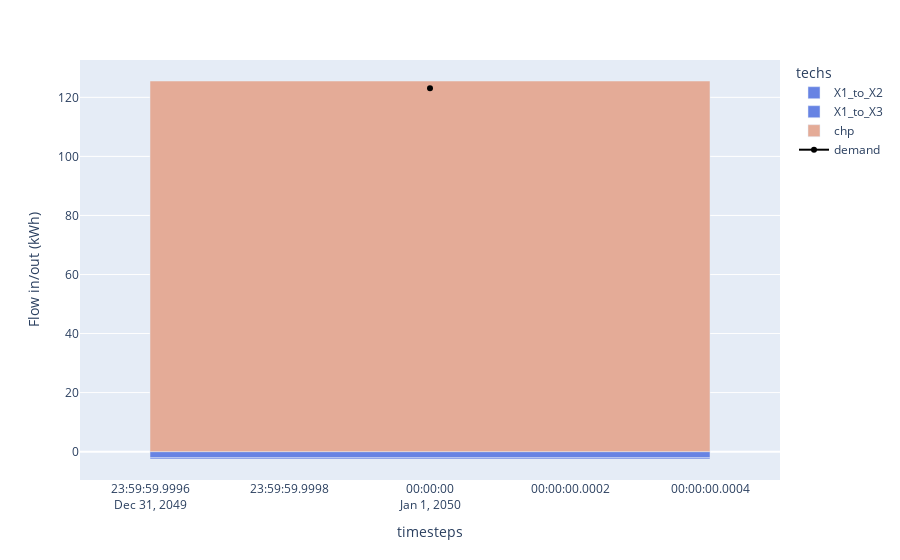

Notebook cell for this chart:
### Code cell
# We set the color mapping to use in all our plots by extracting the colors defined in the technology definitions of our model.
colors = model.inputs.color.to_series().to_dict()

df_electricity = (
    (model.results.flow_out.fillna(0) - model.results.flow_in.fillna(0))
    .sel(carriers="electricity")
    .sum("nodes")
    .to_series()
    .where(lambda x: x != 0)
    .dropna()
    .to_frame("Flow in/out (kWh)")
    .reset_index()
)
df_electricity_demand = df_electricity[df_electricity.techs == "demand_electricity"]
df_electricity_other = df_electricity[df_electricity.techs != "demand_electricity"]

print(df_electricity.head())

fig1 = px.bar(
    df_electricity_other,
    x="timesteps",
    y="Flow in/out (kWh)",
    color="techs",
    color_discrete_map=colors,
)
fig1.add_scatter(
    x=df_electricity_demand.timesteps,
    y=-1 * df_electricity_demand["Flow in/out (kWh)"],
    marker_color="black",
    name="demand",
)

### Figure 1 — Plotly figure (JSON) as saved in the notebook; plotly's stock layout.template omitted (floating-point values rounded to 4 significant figures)
{"data": [{"hovertemplate": "techs=X1_to_X2<br>timesteps=%{x}<br>Flow in/out (kWh)=%{y}<extra></extra>", "legendgroup": "X1_to_X2", "marker": {"color": "#6783E3", "pattern": {"shape": ""}}, "name": "X1_to_X2", "orientation": "v", "showlegend": true, "textposition": "auto", "type": "bar", "x": ["2050-01-01T00:00:00.000000000"], "xaxis": "x", "y": [-2.078], "yaxis": "y"}, {"hovertemplate": "techs=X1_to_X3<br>timesteps=%{x}<br>Flow in/out (kWh)=%{y}<extra></extra>", "legendgroup": "X1_to_X3", "marker": {"color": "#6783E3", "pattern": {"shape": ""}}, "name": "X1_to_X3", "orientation": "v", "showlegend": true, "textposition": "auto", "type": "bar", "x": ["2050-01-01T00:00:00.000000000"], "xaxis": "x", "y": [-0.4202], "yaxis": "y"}, {"hovertemplate": "techs=chp<br>timesteps=%{x}<br>Flow in/out (kWh)=%{y}<extra></extra>", "legendgroup": "chp", "marker": {"color": "#E4AB97", "pattern": {"shape": ""}}, "name": "chp", "orientation": "v", "showlegend": true, "textposition": "auto", "type": "bar", "x": ["2050-01-01T00:00:00.000000000"], "xaxis": "x", "y": [125.5], "yaxis": "y"}, {"marker": {"color": "black"}, "name": "demand", "type": "scatter", "x": ["2050-01-01T00:00:00.000000000"], "y": [123.0]}], "layout": {"barmode": "relative", "legend": {"title": {"text": "techs"}, "tracegroupgap": 0}, "margin": {"t": 60}, "xaxis": {"anchor": "y", "domain": [0, 1], "title": {"text": "timesteps"}}, "yaxis": {"anchor": "x", "domain": [0, 1], "title": {"text": "Flow in/out (kWh)"}}}}
